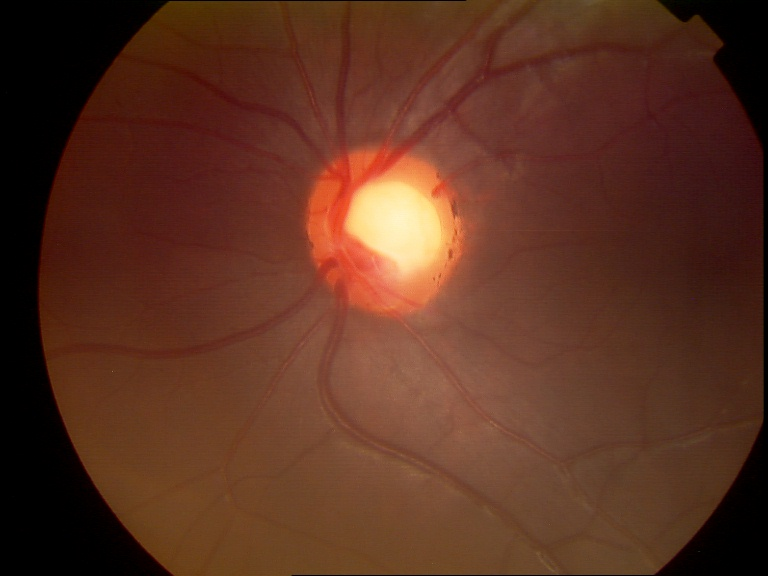
#> input picture Watchdog/08092003_PHUONG_NGUYEN HOANG LE_20120101_20200908_(6444)_OS.jpg, 768 x 576 px
$ python -i EyeDr4.py   (imports and definitions only)
#> lines starting #> are read from the running program, lines starting #| are printed output that depends on the picture; after the words box and inside, x2 and y2 are one past the last pixel; in counts of white or black regions, pixels touching at a corner belong together
#> further down, picture is the input picture: shape (576, 768, 3); mean B, G, R 33.1, 49.9, 91.6
import cv2
import sys
import numpy as np
import csv
import pandas as pd
import os
import re
import string_split as js
csv_name = 'DATA_26062022.csv'
w_process = 640
h_process = 480
index = 0
aD = 166.14221331019428; bD = -1.8433900167479054; cD = 0.01009104294584857; dD = -2.7251091520976264e-05; eD = 2.9073925247676148e-08; fD = -5790.1772194276555
aC = 121.72160706808744; bC = -1.4072184730873407; cC = 0.008008623073192875; dC = -2.23687581598597e-05; eC = 2.4568387357272637e-08; fC = -4020.175253867087
def nothing(x):
    pass
# [28 lines left out: functions numericalSort, ReadImg, removearray, not called in this run]
def getContours (org_img,cThr=[50,100],minArea = 0, filter = 4,showCanny = False,draw = False):
#> called with minArea = 0, filter = 4, showCanny = False, draw = False
    img = org_img.copy()
   # imgGray = cv2.cvtColor(img,cv2.COLOR_BGR2GRAY)
    #imgBlur = cv2.GaussianBlur(imgGray,(5,5),1)
    imgCanny = cv2.Canny(img,cThr[0],cThr[1])
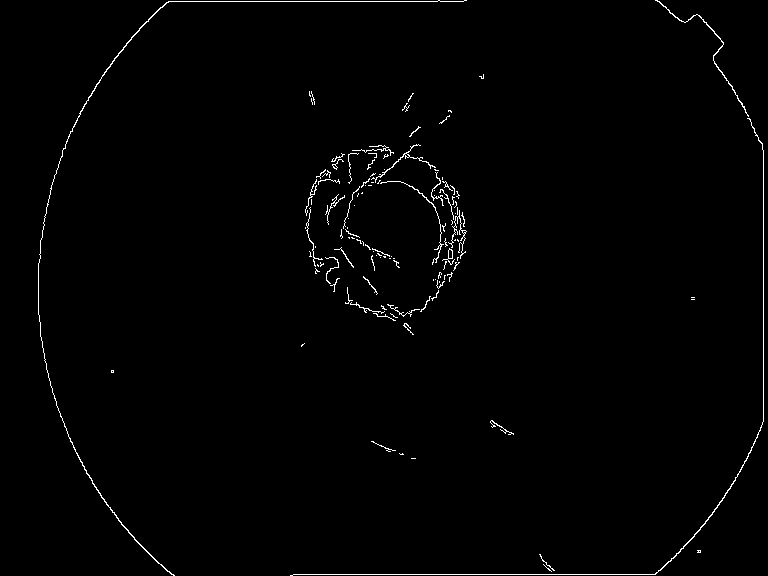
#> imgCanny: shape (576, 768); 1% white in thin lines or dots
    kernel = np.ones((5,5))
    imgDial = cv2.dilate(imgCanny,kernel,iterations=2)
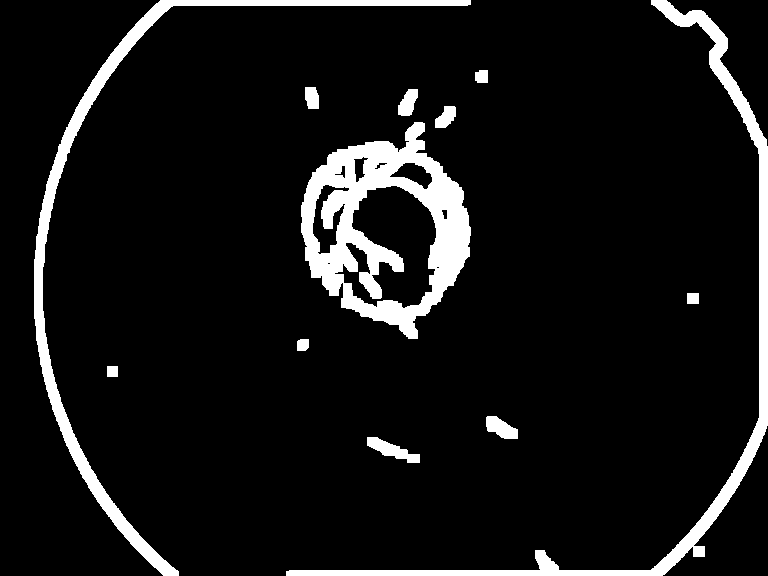
#> imgDial: shape (576, 768); 8.5% white; 12 white regions, largest, box (x1, y1, x2, y2) and area: (301, 122, 471, 339) 15605, (286, 0, 768, 576) 10006, (34, 0, 471, 576) 9299
    imgThre = cv2.erode(imgDial,kernel,iterations=2)
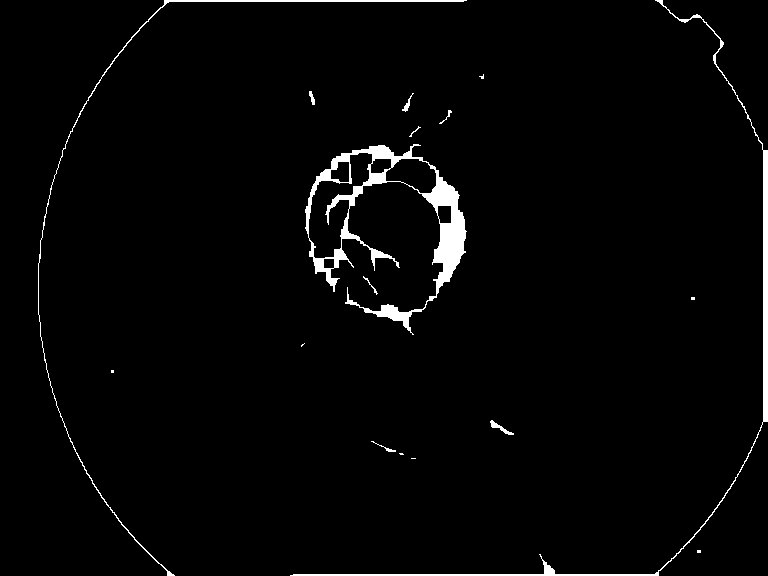
#> imgThre: shape (576, 768); 2.3% white; 17 white regions (7 under 20 px)
    if showCanny : cv2.imshow('Canny',imgThre)
    contours,hiearchy = cv2.findContours(imgThre,cv2.RETR_EXTERNAL,cv2.CHAIN_APPROX_SIMPLE)
#> contours = 17 contours, 11 with area under 20; largest, box (x1, y1, x2, y2) and area: (305, 144, 467, 335) 9966, (290, 0, 768, 576) 1802, (38, 0, 467, 576) 528, (490, 420, 514, 435) 73, (402, 93, 414, 112) 35, (309, 91, 315, 105) 31; hiearchy = 17 rows, first 6: [1, -1, -1, -1], [2, 0, -1, -1], [3, 1, -1, -1], [4, 2, -1, -1], [5, 3, -1, -1], [6, 4, -1, -1]
    finalContours = []
    for i in contours:
        peri = cv2.arcLength(i,True)
        approx = cv2.approxPolyDP(i,0.02*peri,True)
        area = cv2.contourArea(i)
        if area > minArea:
            finalContours.append(i)
#> this loop made 17 passes
#> (peri, area) on passes 5, 10, 13, 14, 16, 17: (61.11, 73), (1349.2, 9966.5), (48.63, 35), (32.49, 31), (2178.1, 1802.5), (1981.6, 528)
#> after the loop, finalContours = 16 contours, 10 with area under 20; largest, box (x1, y1, x2, y2) and area: (305, 144, 467, 335) 9966, (290, 0, 768, 576) 1802, (38, 0, 467, 576) 528, (490, 420, 514, 435) 73, (402, 93, 414, 112) 35, (309, 91, 315, 105) 31
    return img,finalContours
# [79 lines left out: functions Filter, FindBrightestP, EyeDr, returnToOrginalSize, SNTI, not called in this run]
def objective(x, a, b, c, d, e, f):
	return (a * x) + (b * x**2) + (c * x**3) + (d * x**4) + (e * x**5) + f


#ReadImg()

>>> import cv2
>>> picture = cv2.imread('08092003_PHUONG_NGUYEN HOANG LE_20120101_20200908_(6444)_OS.jpg')
>>> result = getContours(picture)
